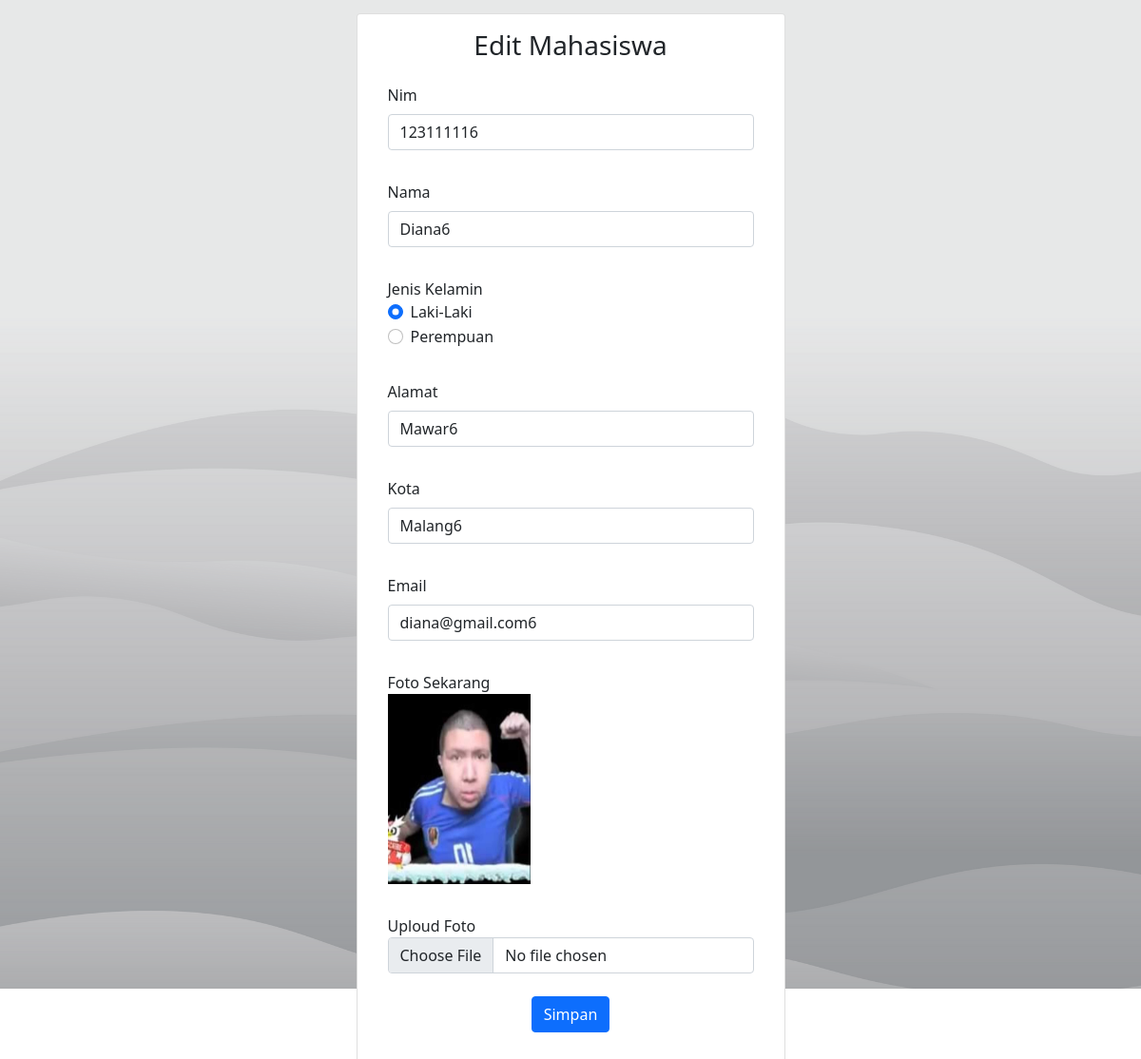
Page /edit.php?id=2 on the committed database.
### tables this page shows
CREATE TABLE `tbl_mhs` (
  `id` int(11) NOT NULL,
  `nim` char(11) NOT NULL,
  `namamhs` varchar(100) NOT NULL,
  `jk` enum('L','P') NOT NULL,
  `alamat` varchar(100) NOT NULL,
  `kota` varchar(50) NOT NULL,
  `email` varchar(50) NOT NULL,
  `foto` varchar(50) NOT NULL
);

### db.php (called while the page is built, shortened)
<?php
class DB{
    private $dbHost     = "localhost";
    private $dbUsername = "root";
    private $dbPassword = "";
    private $dbName     = "tugas_pbo";
    public function __construct(){
        if(!isset($this->db)){
            try{
                $conn = new PDO("mysql:host=".$this->dbHost.";dbname=".$this->dbName, $this->dbUsername, $this->dbPassword);
                $conn -> setAttribute(PDO::ATTR_ERRMODE, PDO::ERRMODE_EXCEPTION);
                $this->db = $conn;
            }catch(PDOException $e){
                die("Failed to connect with MySQL: " . $e->getMessage());
            }
        }
    }
    public function getRows($table,$conditions = array()){
        $sql = 'SELECT ';
        $sql .= array_key_exists("select",$conditions)?$conditions['select']:'*';
        $sql .= ' FROM '.$table;
        if(array_key_exists("where",$conditions)){
            $sql .= ' WHERE ';
            $i = 0;
            foreach($conditions['where'] as $key => $value){
                $pre = ($i > 0)?' AND ':'';
                $sql .= $pre.$key." = '".$value."'";
                $i++;
            }
        }
        $query = $this->db->prepare($sql);
        $query->execute();
        if(array_key_exists("return_type",$conditions) && $conditions['return_type'] != 'all'){
            switch($conditions['return_type']){
                case 'single':
                    $data = $query->fetch(PDO::FETCH_ASSOC);
                    break;
            }
        }else{
            if($query->rowCount() > 0){
                $data = $query->fetchAll();
            }
        }
        return !empty($data)?$data:false;
    }
}

### edit.php (the view, shortened to what this page needs)
<?php
include 'DB.php';
$db = new DB();
?>
<html lang="en">
<head>
    <link href="https://cdn.jsdelivr.net/npm/bootstrap@5.1.3/dist/css/bootstrap.min.css" rel="stylesheet"
>
    <link rel="stylesheet" href="login.css">
</head>
<body>
    <div style="background-image: url('3.png'); height: 130%;">
        <div class="vertical-center">
            <div class="container">
                <div class="row justify-content-center">
                    <div class="col-md-5 justify-content-center">
                        <div class="card" style="margin-top: 3%">
                            <div class="card-body">
                                <form method="post" action="proses.php?aksi=update" class="form" id="userForm"
                                    enctype="multipart/form-data">
                                    <?php
                                    $user = $db->getRows('tbl_mhs',array('where'=>array('id'=>$_GET['id']),'return_type'=>'single'));
                                    ?>
                                    <div class="text-center" style="font-size: 13px">
                                        <h3>Edit Mahasiswa</h3>
                                    </div>
                                    <div class="w-95 p-3 align-center">
                                        <label for="address" class="form-label">Nim</label>
                                        <input type="text" class="form-control" id="address" name="nim" value="<?php echo $user['nim']; ?>">
                                    </div>
                                    <div class="w-95 p-3 align-center">
                                        <label for="address" class="form-label">Nama</label>
                                        <input type="text" class="form-control" id="address" name="nama" value="<?php echo $user['namamhs']; ?>">
                                    </div>
                                    <div class="w-95 p-3 align-center">
                                        <span>Jenis Kelamin</span>
                                        <div class="form-check">
                                            <input class="form-check-input" type="radio" name="jk"
                                                id="flexRadioDefault1" value="L"  <?php if($user['jk']=='L') echo 'checked'?>>
                                            <label class="form-check-label" for="flexRadioDefault1">
                                                Laki-Laki
                                            </label>
                                        </div>
                                        <div class="form-check">
                                            <input class="form-check-input" type="radio" name="jk" value="P"
                                                id="flexRadioDefault2" <?php if($user['jk']=='P') echo 'checked'?>>
                                            <label class="form-check-label" for="flexRadioDefault2">
                                                Perempuan
                                            </label>
                                        </div>
                                    </div>
                                    <div class="w-95 p-3 align-center">
                                        <label for="address" class="form-label">Alamat</label>
                                        <input type="text" class="form-control" id="address" name="alamat" value="<?php echo $user['alamat']; ?>">
                                    </div>
                                    <div class="w-95 p-3 align-center">
                                        <label for="address" class="form-label">Kota</label>
                                        <input type="text" class="form-control" id="address" name="kota" value="<?php echo $user['kota']; ?>">
                                    </div>
                                    <div class="w-95 p-3 align-center">
                                        <label for="address" class="form-label">Email</label>
                                        <input type="text" class="form-control" id="address" name="email" value="<?php echo $user['email']; ?>">
                                    </div>
                                    <div class="w-95 p-3 align-center">
                                        <span>Foto Sekarang</span>
                                        <br>
                                        <img src="foto/<?php echo $user['foto']; ?>"
                                                    style="width: 150; height: 200">
                                    </div>
                                    <div class="w-95 p-3 align-center">
                                        <span>Uploud Foto</span>
                                        <input type="file" name="foto" id="file" class="form-control">
                                    </div>
                                    <div class="container" style="margin-top: 2%">
                                        <div class="row justify-content-center">
                                            <div class="col-md-auto">
                                                <button type="submit" class="btn btn-primary ml-4">Simpan</button>
                                            </div>
                                        </div>
                                    </div>
                                </form>
                            </div>
                        </div>
                    </div>
                </div>
            </div>
        </div>
    </div>
</body>
</html>

### login.css (style rules this page uses)
.vertical-center { min-height: 100%; min-height: 100vh; display: flex; align-items: center; position: relative; }

### rows in the picture
tbl_mhs: nim "123111116", nama "Diana6", jk "☑ Laki-Laki", jk "☐ Perempuan", alamat "Mawar6", kota "Malang6", email "diana@gmail.com6", foto (picture)
